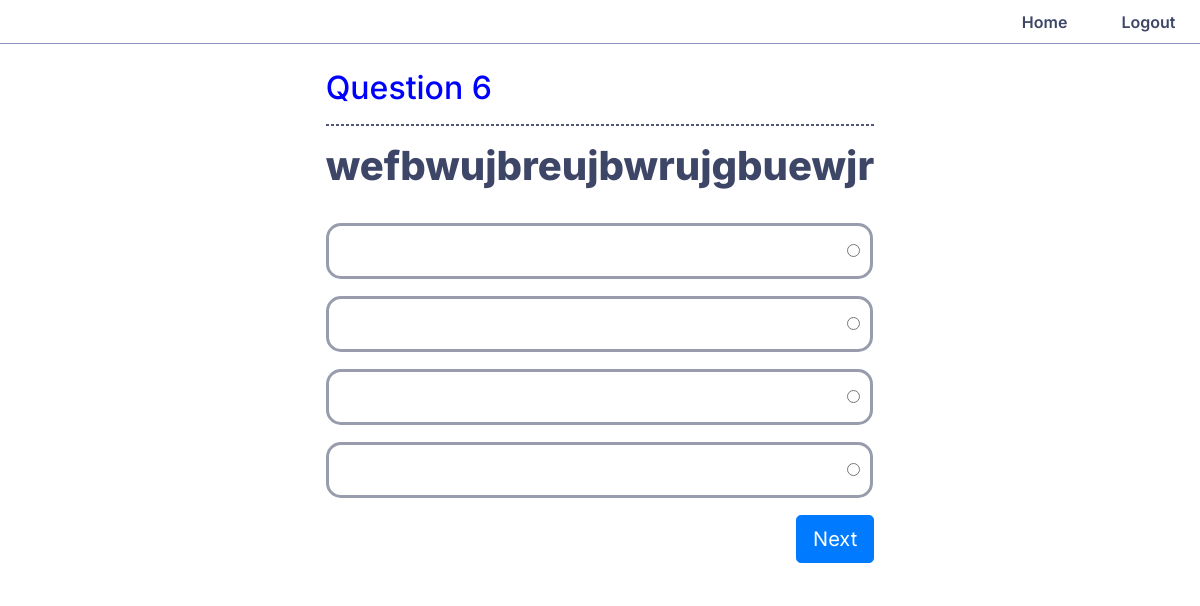
The app's page /question/6 (signed in), older data.
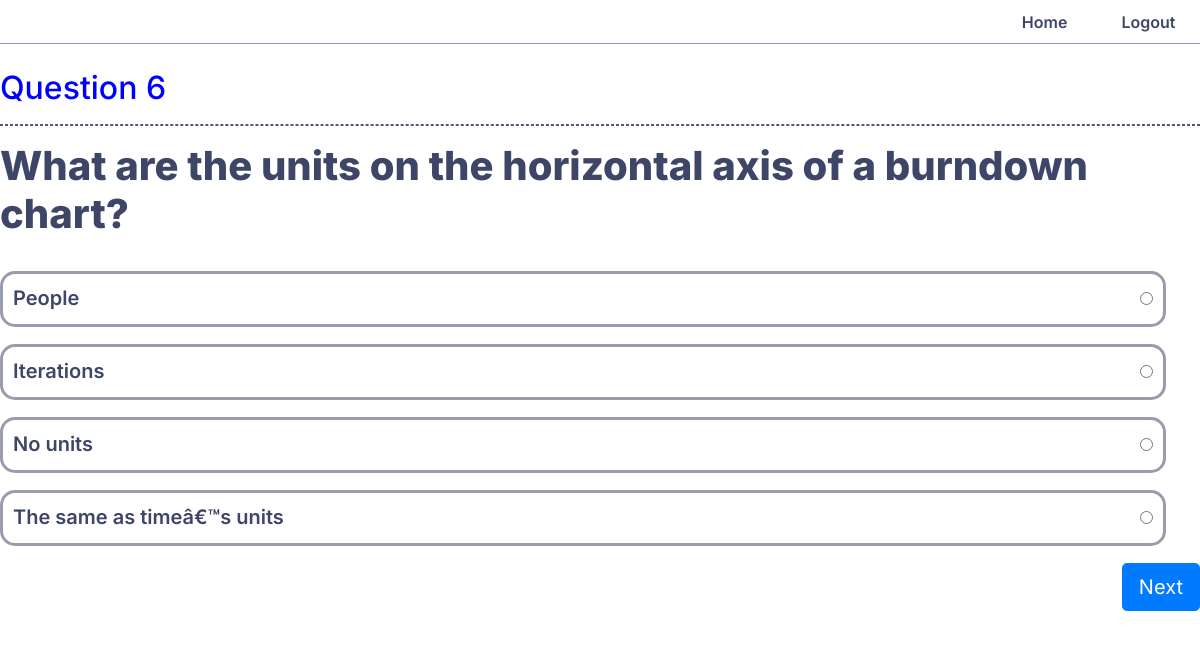
The same page, newer data.
### app/models.py (models this page shows, shortened)
class Questions(db.Model):
    q_id = db.Column(db.Integer, primary_key=True)
    ques = db.Column(db.String(350), unique=True)
    a = db.Column(db.String(100))
    b = db.Column(db.String(100))
    c = db.Column(db.String(100))
    d = db.Column(db.String(100))
    ans = db.Column(db.String(100))

### app/routes.py (the view)
@app.route('/question/<int:id>', methods=['GET', 'POST'])
def question(id):
    form = QuestionForm()
    q = Questions.query.filter_by(q_id=id).first()
    if not q:
        return redirect(url_for('score'))
    if not g.user:
        return redirect(url_for('login'))
    if request.method == 'POST':
        option = request.form['options']
        if option == q.ans:
            session['marks'] += 10
        return redirect(url_for('question', id=(id+1)))
    form.options.choices = [(q.a, q.a), (q.b, q.b), (q.c, q.c), (q.d, q.d)]
    return render_template('question.html', form=form, q=q, title='Question {}'.format(id))

### app/forms.py
class QuestionForm(FlaskForm):
    options = RadioField('Options: ', validators=[DataRequired()], default=1)
    submit = SubmitField('Next')

### app/routes.py (called while the page is built)
@app.before_request
def before_request():
    g.user = None
    if 'user_id' in session:
        user = User.query.filter_by(id=session['user_id']).first()
        g.user = user

### app/templates/question.html (shortened to what this page needs)
{% extends 'base.html' %}
{% block content %}
    <div class="ques-div">
        <form method="post" novalidate>
            <h2 class="qnum">Question {{q.q_id}}</h2>
            <hr>
            <h1 class="ques-heading">{{q.ques}}</h1>
            <div class="options-div">
                {{ form.options(class="list-unstyled") }}
            </div>
            {{ form.submit(class="btn btn-primary btn-lg sub-btn") }}
        </form>
    </div>
{% endblock %}

Row changes from the older to the newer data that the page shows:
changed Questions id 6: ques "wefbwujbreujbwrujgbuewjr" → "What are the units on the horizontal axis of a burndown chart?"; a empty → "People " (drawn)
Text that changed along with them:
form field options: "☐ ☐ ☐ ☐" → "☐ People ☐ Iterations ☐ No units ☐ The same as timeâ€™s units"
text now shown: "People Iterations No units The same as timeâ€™s units"
